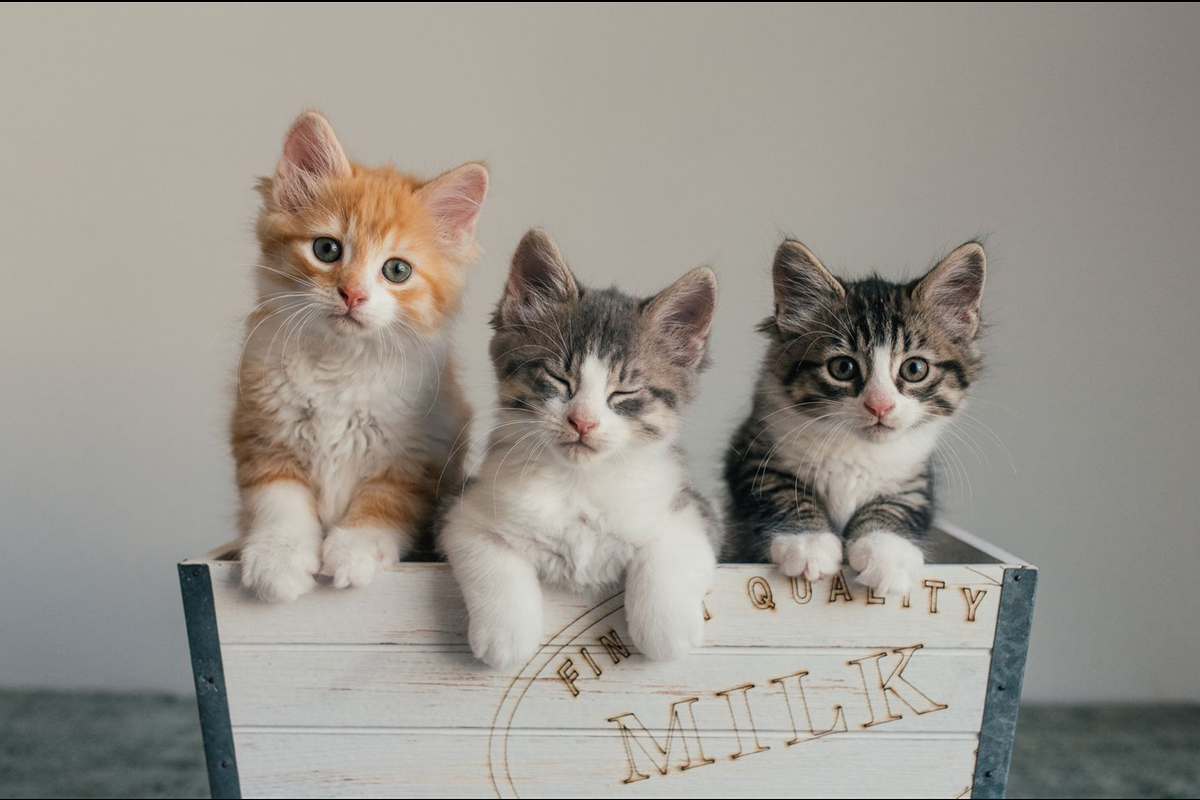
#> input picture PyLearn7-Assignment28/input/cats.png, 1200 x 800 px, found by its file name
$ python cat_detector.py
#> lines starting #> are read from the running program, lines starting #| are printed output that depends on the picture; after the words box and inside, x2 and y2 are one past the last pixel; in counts of white or black regions, pixels touching at a corner belong together
import cv2


image = cv2.imread("input/cats.png")
#> image is the input picture: shape (800, 1200, 3); mean B, G, R 141.9, 149.5, 154.5
image_gray = cv2.cvtColor(image, cv2.COLOR_BGR2GRAY)
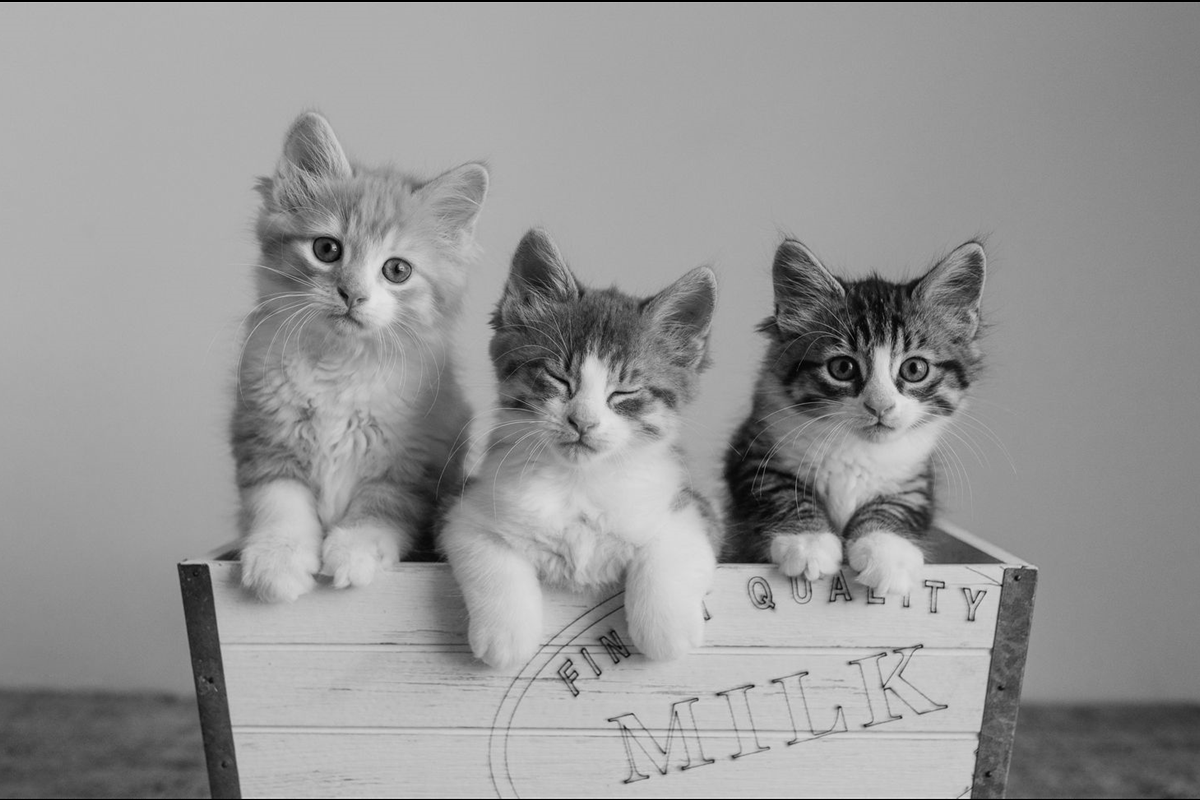
#> image_gray: shape (800, 1200); min 0, max 227, mean 150.1

cat_detector = cv2.CascadeClassifier(cv2.data.haarcascades +
                                     "haarcascade_frontalcatface_extended.xml")

cat_faces = cat_detector.detectMultiScale(image_gray)
#> cat_faces = [[798, 304, 159, 159], [518, 327, 141, 141]]

for face in cat_faces:
    x, y, w, h = face
    cv2.rectangle(image, [x, y], [x+w, y+h], [0, 0, 0], 4)
#> this loop made 2 passes
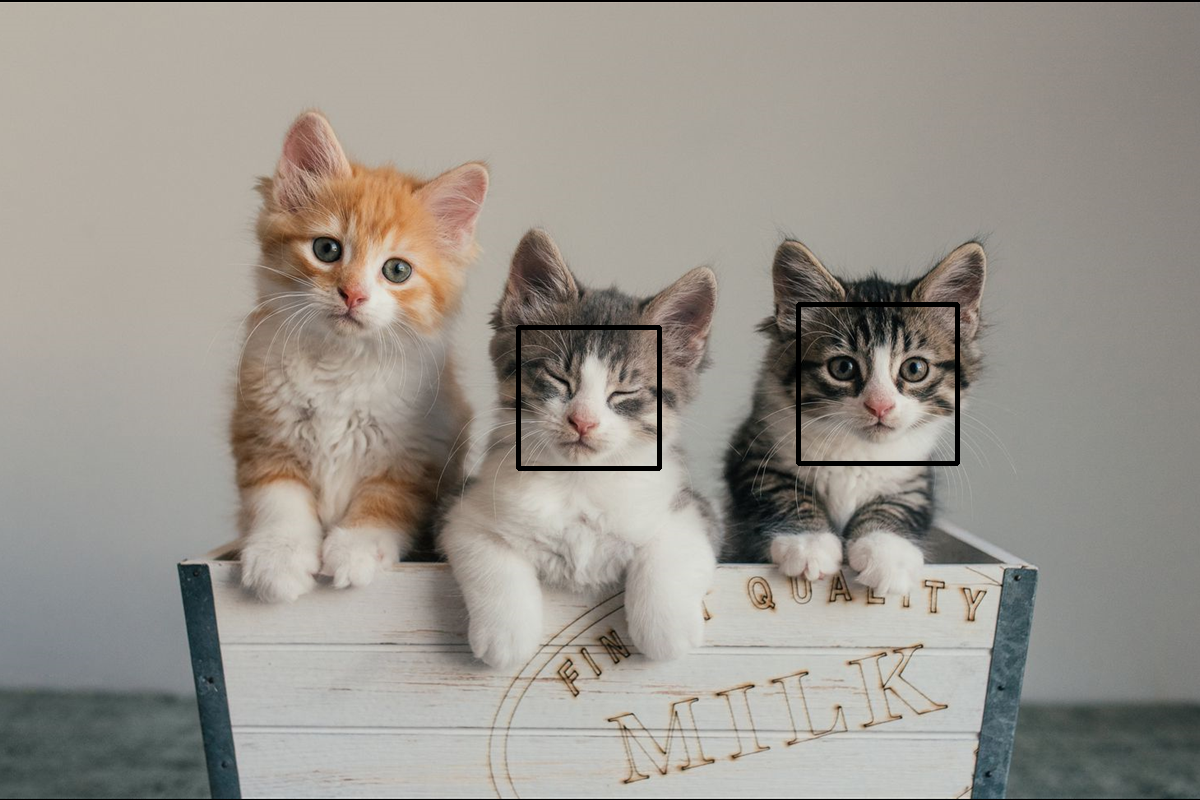
#> image: shape (800, 1200, 3); 0.62% of pixels changed, all inside (x1, y1, x2, y2) = (516, 302, 960, 471)

cv2.imshow("result", image)
cv2.waitKey()
